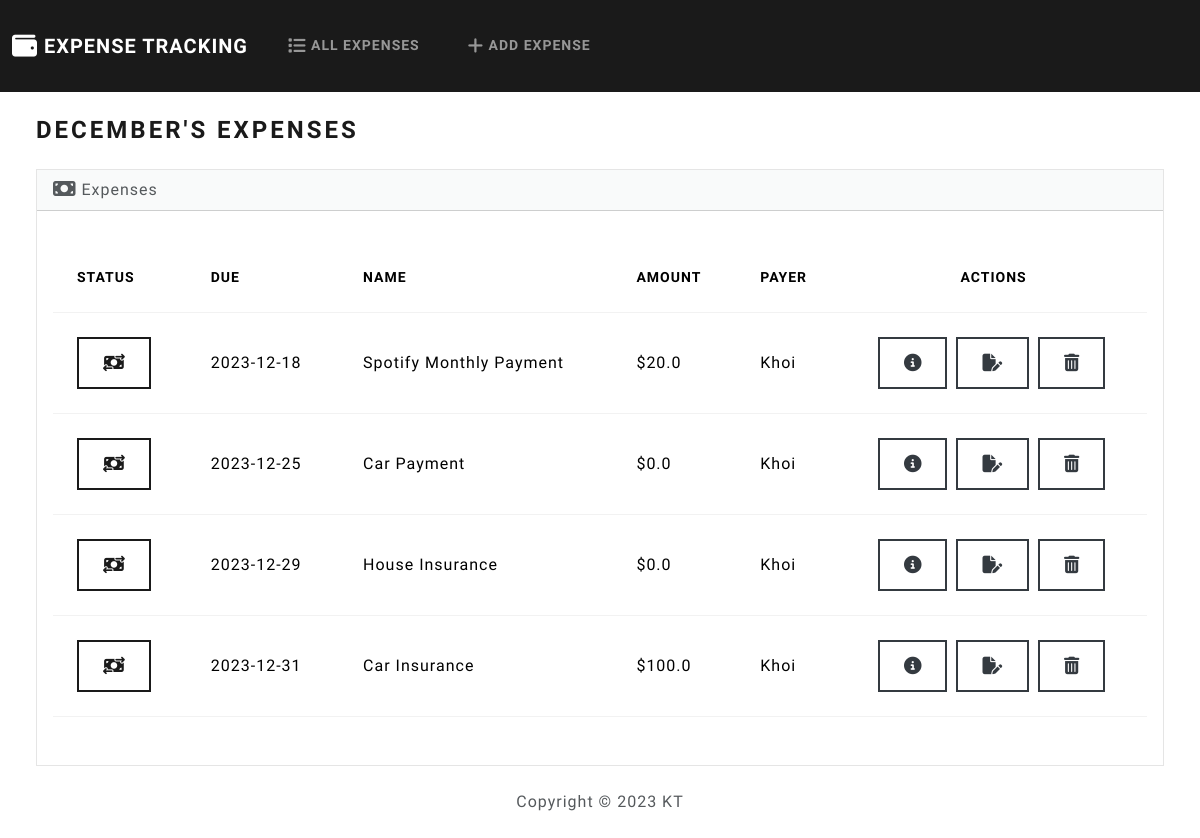
The app's page /, older data.
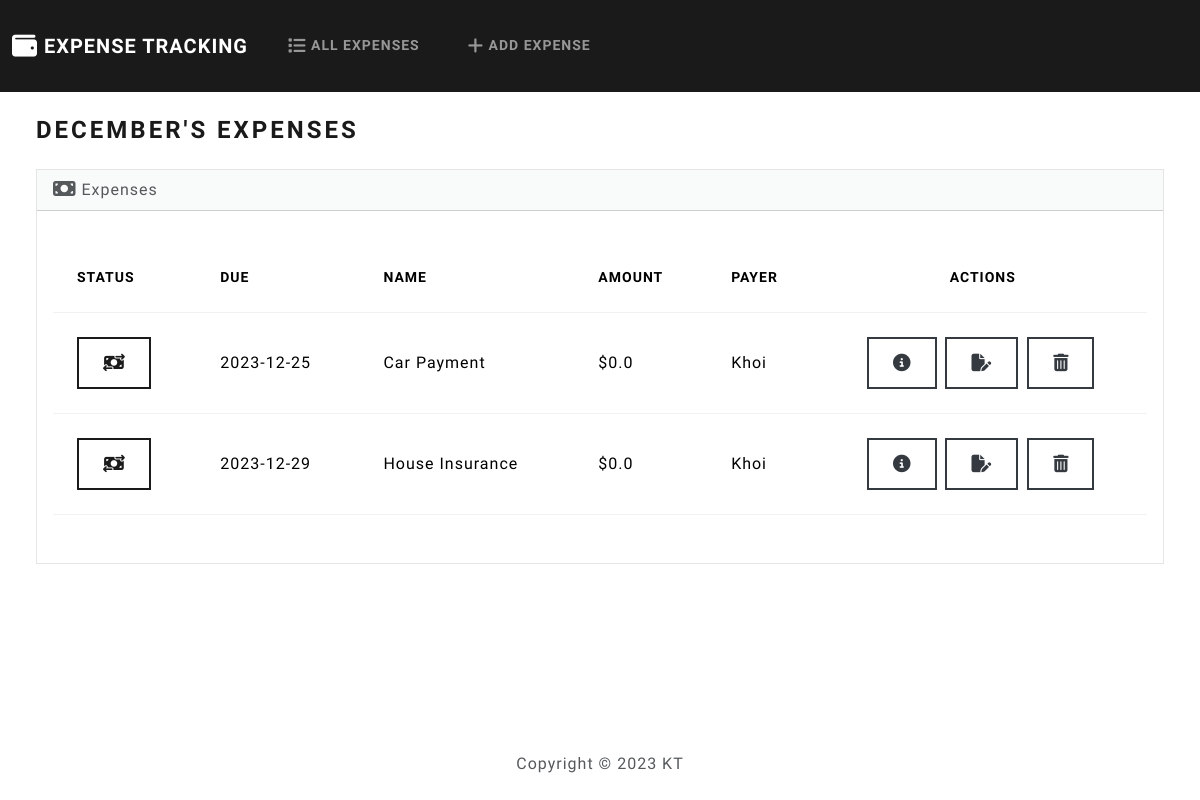
The same page, newer data.
### expenses/models.py (models this page shows, shortened)
class Expense(models.Model):
    date_logged = models.DateField(auto_now_add=True)
    date_due = models.DateField()
    name = models.CharField(max_length=100)
    amount = models.FloatField()
    payer = models.CharField(max_length=50)
    paid = models.BooleanField(default=False)

### expenses/views.py (the view)
# urls.py: path('', views.index, name='index'),
def index(request):
    today = datetime.now()
    current_month = today.month
    month = calendar.month_name[current_month]
    all = Expense.objects.all().order_by('date_due', '-amount')
    expenses = []
    for expense in all:
        if expense.date_due.month == current_month:
            expenses.append(expense)
    return render(request, 'expenses/index.html', {
        'expenses': expenses,
        'month': month
    })

### expenses/templates/expenses/index.html (shortened to what this page needs)
{% extends "expenses/base.html" %}
{% block body %}
<h3 class="m-4">{{ month }}'s Expenses</h3>
                <div class="row">
                    <div class="col-12">
                        {% if expenses %}
                            <div class="card bg-light ms-4 me-4 mb-4">
                                <div class="card-header">
                                    <i class="fa-solid fa-money-bill fa-lg"></i> Expenses
                                </div>
                                <div class="card-body">
                                <p class="card-text">
                                    <div class="table-responsive">
                                        <table class="table table-hover">
                                            <thead>
                                              <tr>
                                                <th scope="col">Status</th>
                                                <th scope="col">Due</th>
                                                <th scope="col">Name</th>
                                                <th scope="col">Amount</th>
                                                <th scope="col">Payer</th>
                                                <th scope="col" style="text-align: center;">Actions</th>
                                              </tr>
                                            </thead>
                                            <tbody>
                                                {% for expense in expenses %}
                                                <tr id="expense-{{ expense.id }}" style="vertical-align: middle;" class="{% if expense.paid %}strikeout{% endif %}">
                                                  <td>
                                                    <button hx-post="{% url 'toggle' expense.id %}" hx-trigger="click" hx-target="#expense-{{ expense.id }}" hx-swap="outerHTML" type="button" class="btn btn-outline-primary">
                                                    </button>
                                                  </td>
                                                  <td>{{ expense.date_due|date:'Y-m-d' }}</td>
                                                  <td>{{ expense.name }}</td>
                                                  <td>${{ expense.amount }}</td>
                                                  <td>{{ expense.payer }}</td>
                                                  <td style="text-align: center;">
                                                      <button type="button" class="btn btn-outline-dark me-1" href="{% url 'view_expense' expense.id %}" data-bs-toggle="modal" data-bs-target="#myModal{{expense.id}}">
                                                      </button>
                                                      <a class="btn btn-outline-dark me-1" href="{% url 'edit' expense.id %}">
                                                      </a>
                                                      <button class="btn btn-outline-dark me-1" data-bs-toggle="modal" data-bs-target="#delete{{expense.id}}">
                                                      </button>
                                                    </td>
                                                  </tr>
                                                {% endfor %}
                                            </tbody>
                                          </table>
                                    </div>
                                </p>
                                </div>
                            </div>
                        {% else %}
                            <h5 class="alert alert-primary ms-4 me-4">No Expenses Logged</h5>
                        {% endif %}
                    </div>
                </div>
{% endblock %}

Row changes from the older to the newer data that the page shows:
removed Expense: date_due "2023-12-18", name "Spotify Monthly Payment", amount "20.0", payer "Khoi"
removed Expense: date_due "2023-12-31", name "Car Insurance", amount "100.0", payer "Khoi"
